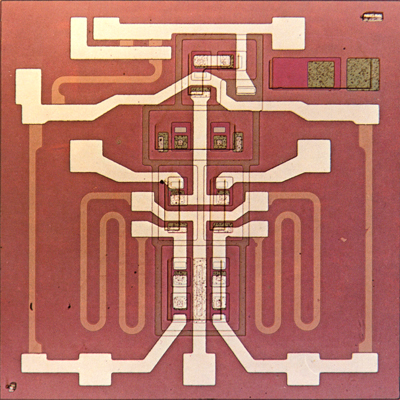
#> input picture images/1964_3_2.jpg, 400 x 400 px
$ jupyter execute --allow-errors Week5.ipynb   (shell and % lines are left out)   (Python 2 division)   (older library calls are emulated)
#> lines starting #> are read from the running program, lines starting #| are printed output that depends on the picture; after the words box and inside, x2 and y2 are one past the last pixel; in counts of white or black regions, pixels touching at a corner belong together
#Week 5

[cell 1]

import numpy as np
import matplotlib.pyplot as plt
import matplotlib.image as mpimg
import matplotlib.cm as cm
import cv2
import scipy.ndimage as ndi

import random

## Hough transform demo
http://docs.opencv.org/2.4/modules/imgproc/doc/feature_detection.html

http://homepages.inf.ed.ac.uk/rbf/HIPR2/hough.htm

https://en.wikipedia.org/wiki/Canny_edge_detector

http://docs.opencv.org/master/da/d22/tutorial_py_canny.html#gsc.tab=0

http://docs.opencv.org/master/d6/d10/tutorial_py_houghlines.html#gsc.tab=0

http://scikit-image.org/docs/dev/auto_examples/edges/plot_circular_elliptical_hough_transform.html

http://scikit-image.org/docs/dev/user_guide/tutorial_segmentation.html

[cell 2]
# read in the image
img = cv2.imread('images/1964_3_2.jpg')
#> img is the input picture: shape (400, 400, 3); mean B, G, R 102.6, 115, 182.1
imgplt = plt.imshow(cv2.cvtColor(img, cv2.COLOR_BGR2RGB))

[cell 3]
# gray scale image
#img = cv2.imread('images/1964_3_2.jpg', cv2.IMREAD_GRAYSCALE)
img = cv2.cvtColor(img, cv2.COLOR_BGR2GRAY)
#> img: shape (400, 400)

# rotate
M = cv2.getRotationMatrix2D((img.shape[1]/2,img.shape[0]/2),33,1)
img = cv2.warpAffine(img,M,(img.shape[1],img.shape[0]))
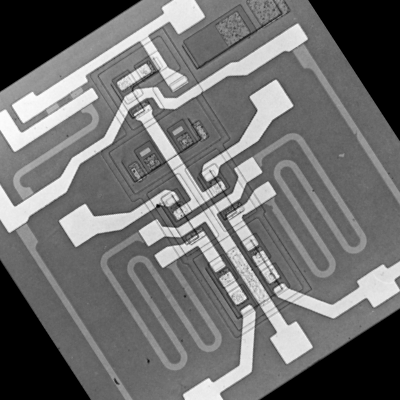
#> img: shape (400, 400); min 0, max 252, mean 111.5

imgplt = plt.imshow(img, cmap=cm.Greys_r, vmin=0, vmax=255, interpolation="nearest")

###Canny edge detection

[cell 4]
# detect edges using Canny algorithm
edges = cv2.Canny(img, 100, 250)
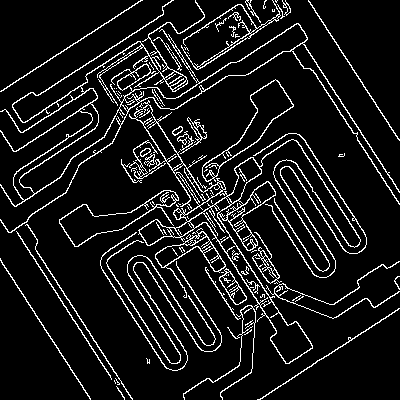
#> edges: shape (400, 400); 9.5% white in thin lines or dots
imgplt = plt.imshow(edges, cmap=cm.Greys_r, vmin=0, vmax=255, interpolation="nearest")

###Hough transform

[cell 5]
lines = cv2.HoughLines(edges, rho=1,theta=np.pi/180,threshold=10)
edges_lines = cv2.cvtColor(edges, cv2.COLOR_GRAY2RGB)
#> edges_lines: shape (400, 400, 3); 9.5% white in thin lines or dots

n_lines = 10
for line in lines[:n_lines]:
    rho,theta = line[0]
    a = np.cos(theta)
    b = np.sin(theta)
    x0 = rho * a
    y0 = rho * b
    x1 = int(x0 + 1000*(-b))
    y1 = int(y0 + 1000*(a))
    x2 = int(x0 - 1000*(-b))
    y2 = int(y0 - 1000*(a))

    cv2.line(edges_lines,(x1,y1),(x2,y2),(255,0,0),2)
#> this loop made 10 passes
#> (rho, theta, a, b, x0, y0, x1, y1) on passes 1 to 10: (-52, 2.57, -0.839, 0.545, 43.61, -28.32, -501, -866), (160, 1.01, 0.53, 0.848, 84.79, 135.7, -763, 665), (-64, 2.57, -0.839, 0.545, 53.67, -34.86, -490, -873), (181, 0.995, 0.545, 0.839, 98.58, 151.8, -740, 696), (-120, 2.57, -0.839, 0.545, 100.6, -65.36, -443, -904), (-224, 2.57, -0.839, 0.545, 187.9, -122, -356, -960), (476, 0.995, 0.545, 0.839, 259.2, 399.2, -579, 943), (55, 2.57, -0.839, 0.545, -46.13, 29.96, -590, -808), (-258, 2.57, -0.839, 0.545, 216.4, -140.5, -328, -979), (-84, 2.57, -0.839, 0.545, 70.45, -45.75, -474, -884)
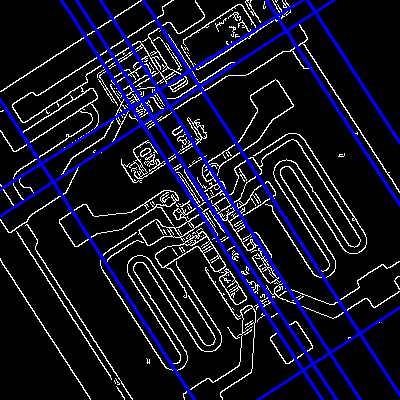
#> edges_lines: shape (400, 400, 3); mean B, G, R 37.7, 19.6, 19.6
imgplt = plt.imshow(edges_lines, cmap=cm.Greys_r, vmin=0, vmax=255, interpolation="nearest")

###Probabilistic Hough transform

[cell 6]
lines = cv2.HoughLinesP(edges, rho=1,theta=np.pi/180,threshold=100,minLineLength=30,maxLineGap=10)
#> lines = 49 rows, first 6: [98, 56, 276, 330], [113, 118, 290, 8], [126, 75, 228, 232], [165, 136, 287, 325], [271, 197, 323, 277], [308, 1, 398, 139]
edges_lines = cv2.cvtColor(edges, cv2.COLOR_GRAY2RGB)
#edges_lines = np.zeros_like(edges_lines)

n_lines = 150
for line in lines[:n_lines]:
    x1,y1,x2,y2 = line[0]
    cv2.line(edges_lines,(x1,y1),(x2,y2),(0,255,0),2)
#> this loop made 49 passes
#> (x1, y1, x2, y2) on passes 1 to 12: (98, 56, 276, 330), (113, 118, 290, 8), (126, 75, 228, 232), (165, 136, 287, 325), (271, 197, 323, 277), (308, 1, 398, 139), (259, 399, 399, 308), (313, 70, 399, 203), (5, 109, 27, 143), (14, 229, 124, 399), (302, 43, 399, 192), (35, 249, 132, 399)
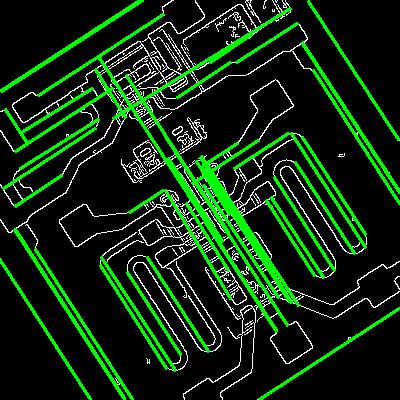
#> edges_lines: shape (400, 400, 3); mean B, G, R 13.3, 42.8, 13.3

imgplt = plt.imshow(edges_lines, cmap=cm.Greys_r, vmin=0, vmax=255, interpolation="nearest")

##LSD: a Line Segment Detector
http://www.ipol.im/pub/art/2012/gjmr-lsd/

##Otsu's segmentation
http://docs.opencv.org/master/d7/d4d/tutorial_py_thresholding.html#gsc.tab=0

http://docs.opencv.org/2.4/modules/imgproc/doc/miscellaneous_transformations.html#threshold

[cell 7]
img = cv2.imread('images/coins.jpg', cv2.IMREAD_GRAYSCALE)
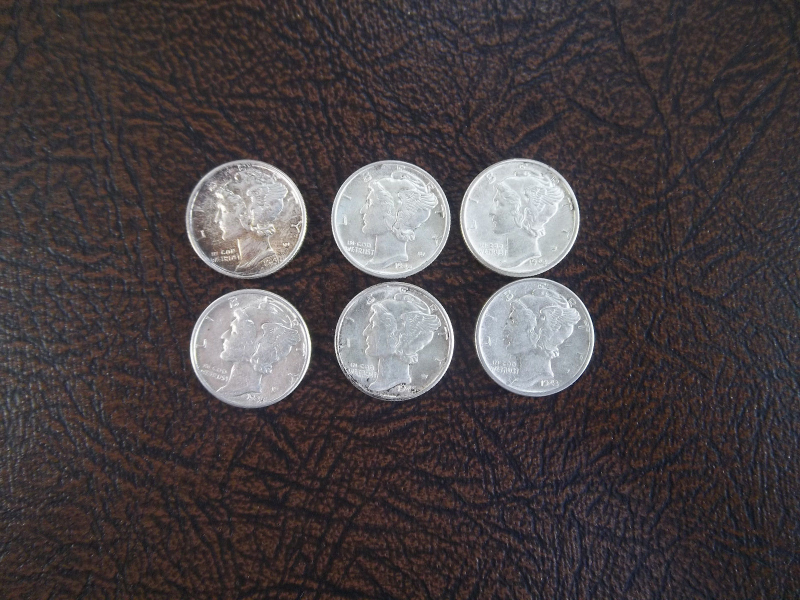
#> input picture images/coins.jpg, 1600 x 1200 px (shown at 1/2 size)
#> img: shape (1200, 1600); min 0, max 255, mean 68.9
#img = cv2.imread('images/1964_3_2.jpg', cv2.IMREAD_GRAYSCALE)

# apply median filter de-noise
img = cv2.medianBlur(img, 5)

imgplt = plt.imshow(img, cmap=cm.Greys_r, vmin=0, vmax=255, interpolation="nearest")

[cell 8]
# histogram
hist, bins = np.histogram(img, bins=256, range=(0, 256))
#> hist = 256 values, max 65732 at index 47, min 0 at index 0, mean 7500; bins = 257 values from 0 to 256
imgplt = plt.plot(bins[:-1], hist)
#> imgplt = 1 item
#> figure, not shown here; curve peaks at x = 47, y = 65732

[cell 9]
# Otsu's thresholding
t,img_bw = cv2.threshold(img,0,255,cv2.THRESH_BINARY+cv2.THRESH_OTSU)
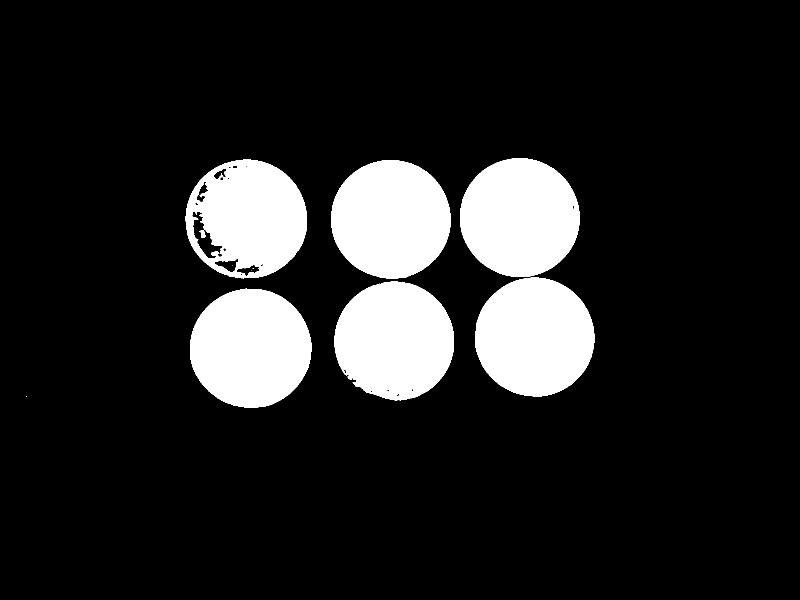
#> img_bw: shape (1200, 1600) (shown at 1/2 size); 13.8% white; 12 white regions (5 under 20 px), largest, box (x1, y1, x2, y2) and area: (380, 577, 623, 816) 45367, (920, 317, 1159, 554) 44609, (950, 555, 1189, 793) 44522
#> t = 118
imgplt = plt.imshow(img_bw, cmap=cm.Greys_r, vmin=0, vmax=255, interpolation="nearest")

##Active Countours
Chan-Vese
http://www.ipol.im/pub/art/2012/g-cv/

##Q. 10 (Optional programming exercises)

###Implement the Hough transform to detect circles.

[cell 10]
# use coins
file_in = 'images/coins4.jpg'
file_out = file_in.replace('.jpg', '_counted.jpg')

img_color = cv2.imread(file_in)
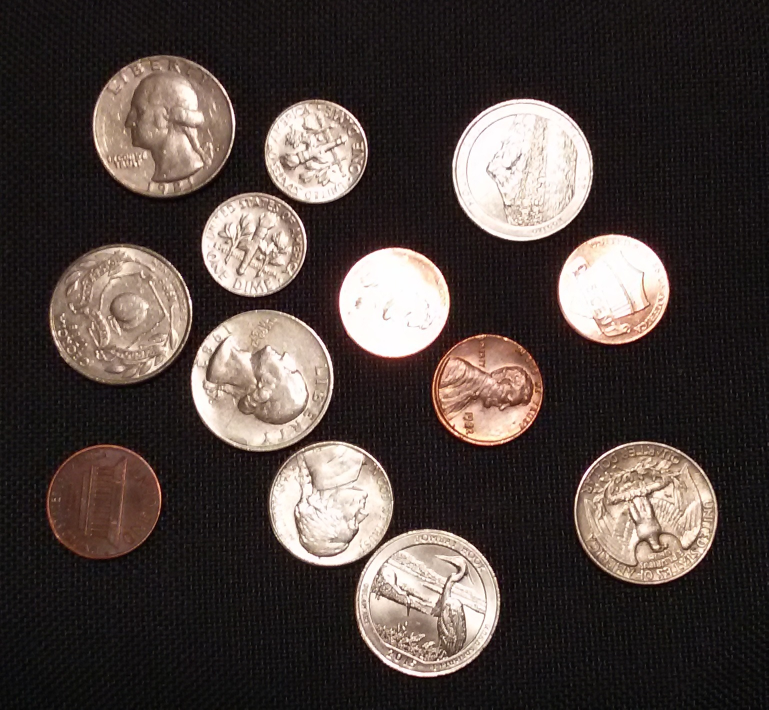
#> input picture images/coins4.jpg, 1537 x 1419 px (shown at 1/2 size)
#> img_color is the input picture: shape (1419, 1537, 3); mean B, G, R 63.4, 67.4, 77.9
imgplt = plt.imshow(cv2.cvtColor(img_color, cv2.COLOR_BGR2RGB))

#imgplt = plt.imshow(cv2.cvtColor(img, cv2.COLOR_BGR2RGB))
#img = cv2.imread(file_in, cv2.IMREAD_GRAYSCALE)
#imgplt = plt.imshow(img, cmap=cm.Greys_r, interpolation="nearest")

[cell 11]
# convert to gray scale, reduce image dimensions
img_scaling = 640./img_color.shape[1]
#> img_scaling = 0.416
img = cv2.resize(cv2.cvtColor(img_color, cv2.COLOR_BGR2GRAY), dsize=(0,0), fx=img_scaling, fy=img_scaling)
#> img: shape (591, 640)

imgplt = plt.imshow(img, cmap=cm.Greys_r, interpolation="nearest")

[cell 12]
# detect edges
edges = cv2.Canny(img, 300, 850)
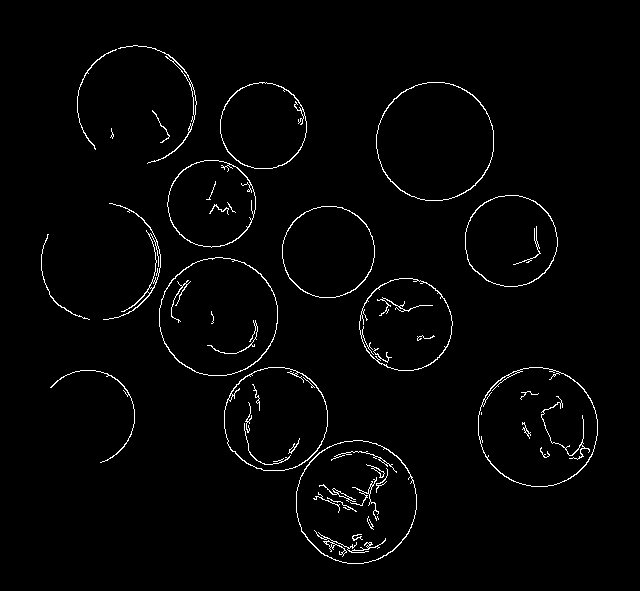
#> edges: shape (591, 640); 1.9% white in thin lines or dots, all inside (x1, y1, x2, y2) = (41, 45, 598, 564)
imgplt = plt.imshow(edges, cmap=cm.Greys_r, interpolation="nearest")

[cell 13]
import random

# extract indices of pixels on the edges
edge_pxls = zip(*np.where(edges==255))
#> edge_pxls = 7301 pairs, first value 45 to 563, second value 41 to 597

# randomy pick n edge pixels using shuffle
n = 5000
random.shuffle(edge_pxls)
edge_pxls = edge_pxls[:n]
#> edge_pxls = 5000 pairs, first value 45 to 563, second value 41 to 597

####Radius search accumulator

[cell 14]
# radius search
radii = range(30, 65, 1) # search space limited to 'known' range
radii_hist = () # count of circle intersections for each radius
circle_images = () # circle images for each radius

#> (the rest of this cell did not finish here and is left out)

####Within radius search space, find the 4 peaks that represent the readii of the 4 US denominations

[cell 15]
#from scipy.ndimage.filters import convolve1d
#from scipy.signal import find_peaks_cwt

# my own peak detector
def my_find_peaks(x):
#> called with x = ()
    peaks = []
    for i in range(len(x) - 2):
        is_peak = False
        if i < len(x) - 3 and x[i+1] == x[i+2]:
            is_peak = x[i] < x[i+1] > x[i+3]
        else:
            is_peak = x[i] < x[i+1] > x[i+2]
        if is_peak:
            peaks.append(i+1)
    return peaks

# run peak detection
#peaks = find_peaks_cwt(radii_hist, np.arange(1,5))
peaks = my_find_peaks(radii_hist)

# get the indices of 4 most common radii
peak_idxs = sorted([y for y in sorted(peaks, key=lambda p : radii_hist[p])][-4:])

# get the 4 most common radii
#> (the rest of this cell did not finish here and is left out)

#> (a cell that did not finish here is left out)

[cell 17]
COIN_MAP = ('Dimes', 'Pennies', 'Nickels', 'Quarters')
VALUE_MAP = (10, 1, 5, 25)

# plot all
fig, ax = plt.subplots(2,2)
fig.set_size_inches(20, 20)

#> (the rest of this cell did not finish here and is left out)

[cell 18]
from mpl_toolkits.mplot3d import Axes3D
from matplotlib.ticker import LinearLocator, FormatStrFormatter

# plot all
fig = plt.figure()
#fig, ax = plt.subplots(2,2)
#fig.set_size_inches(40, 40)
fig.set_size_inches(20, 20)
#> (the rest of this cell did not finish here and is left out)

####2-D Peak detection
__It's a mess for now - Do not re-use!__

[cell 19]
#imgplt = plt.plot(range(circle_images2[3].shape[1]), circle_images2[3][115,:])

def my_find_peaks_2d(x):
    mean = np.mean(x)
    sigma = np.std(x)
    th = mean + 15*sigma
    x_clip = np.where(x > th, x, np.zeros_like(x))

    peaks = []
    for i in range(x.shape[0] - 3):
        for j in range(x.shape[1] - 3):
            top = np.zeros((1, 4)) if i == 0 else x_clip[i-1,j:j+4]
            region = x_clip[i:i+4,j:j+4]
            is_peak = False
            if region[1,1] == region [2,1]:
                is_peak = region[0,1] < region[1,1] > region[3,1]
            else:
                is_peak = region[0,1] < region[1,1] > region[2,1]
            if is_peak:
                is_peak = False
                if region[1,1] == region [1,2]:
                    is_peak = region[1,0] < region[1,1] > region[1,3]
                else:
                    is_peak = region[1,0] < region[1,1] > region[1,2]
                if is_peak:
                    is_peak = False
                    if region[1,1] == region [2,2]:
                        is_peak = region[0,0] < region[1,1] > region[3,3]
                    else:
                        is_peak = region[0,0] < region[1,1] > region[2,2]
                    if is_peak:
                        is_peak = False
                        if region[1,1] == region [0,2]:
                            is_peak = region[2,0] < region[1,1] > top[3]
                        else:
                            is_peak = region[2,0] < region[1,1] > region[0,2]
            #print is_peak, region, np.max(region), np.min(region)

            if is_peak:
                print 'Peak at ', [i+1, j+1], 'N=', x[i+1, j+1], 'th=', th
                peaks.append([i+1, j+1])
    return peaks

####Print final image with detected coins

[cell 20]
img_final = cv2.cvtColor(img_color, cv2.COLOR_BGR2RGB)

colors = ((255,0,0),  (255,255,0), (0,0,255),  (0,170,0))

amount = [0,0,0,0]
#> (the rest of this cell did not finish here and is left out)

###Implement the Hough transform to detect ellipses.

[cell 21]
from skimage.feature import canny
from skimage.transform import hough_ellipse
from skimage.draw import ellipse_perimeter
from skimage.draw import line
from skimage.feature import peak_local_max

# use coins
file_in = 'images/coins_ellipse.jpg'
file_out = file_in.replace('.jpg', '_detected.jpg')

img_color = cv2.imread(file_in)
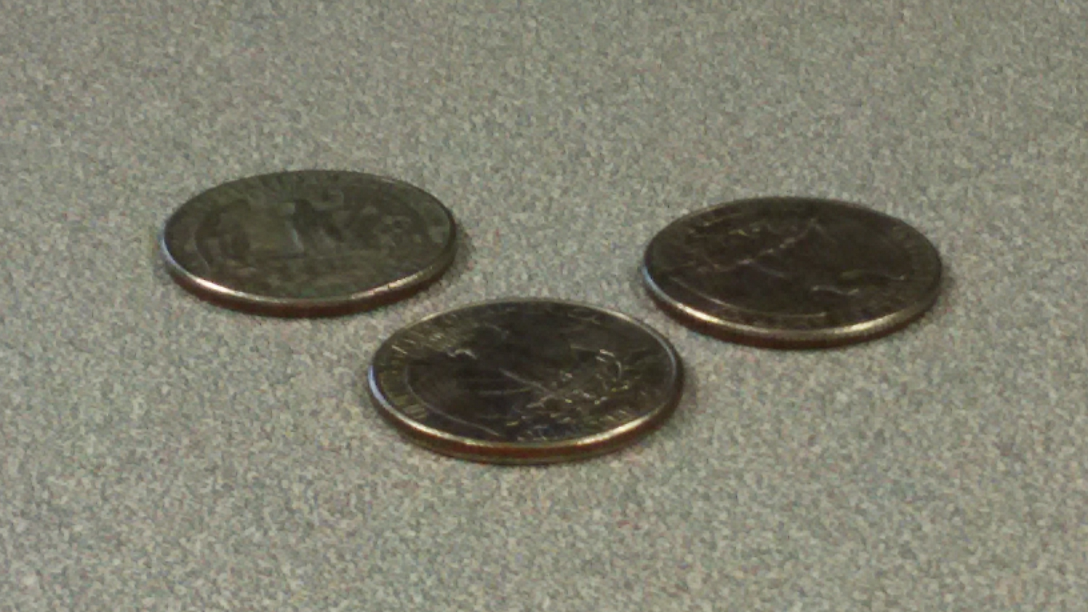
#> input picture images/coins_ellipse.jpg, 3264 x 1836 px (shown at 1/3 size)
#> img_color is the input picture: shape (1836, 3264, 3); mean B, G, R 111.2, 126.7, 127.6
imgplt = plt.imshow(cv2.cvtColor(img_color, cv2.COLOR_BGR2RGB))

[cell 22]
# convert to gray scale, reduce image dimensions
img_scaling = 320./img_color.shape[1]
#> img_scaling = 0.098
img = cv2.resize(cv2.cvtColor(img_color, cv2.COLOR_BGR2GRAY), dsize=(0,0), fx=img_scaling, fy=img_scaling)
#> img: shape (180, 320)

#k = 3
#kernel = np.ones((k,k))/(k*k)
#img = ndi.convolve(img, kernel)

imgplt = plt.imshow(img, cmap=cm.Greys_r, interpolation="nearest")

http://scikit-image.org/docs/dev/api/skimage.feature.html#skimage.feature.canny

####Find edges

[cell 23]
# find edges
edges = np.zeros_like(img)
edges[np.where(canny(img, sigma=3.0, low_threshold=20, high_threshold=40))] = 1

#imgplt = plt.imshow(edges, cmap=cm.Greys_r, interpolation="nearest")

[cell 24]
one_ellipse = edges.copy()
two_ellipse = edges.copy()
x = np.arange(one_ellipse.shape[1])
y = np.round(-0.5 * x + 150, 0).astype(np.int)
for i in x:
#    for j in range(y[i], one_ellipse.shape[0]):
#        one_ellipse[j, i] = 0
    for j in range(one_ellipse.shape[0]):
        if j > y[i]:
            one_ellipse[j, i] = 0
        else:
            two_ellipse[j, i] = 0

my_ellipse= one_ellipse
my_ellipse= two_ellipse
my_ellipse= edges

imgplt = plt.imshow(my_ellipse, cmap=cm.Greys_r, interpolation="nearest")
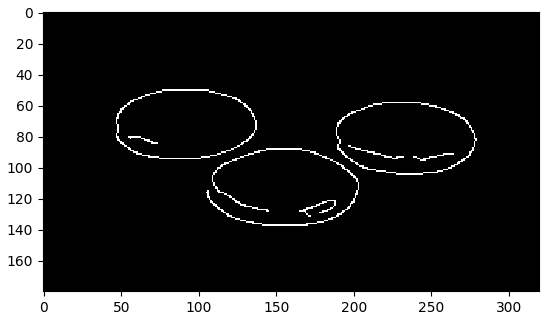
#> figure drawn by matplotlib, 1 panel

####scikit-image hough transform (not working)
http://scikit-image.org/docs/dev/api/skimage.transform.html#skimage.transform.hough_ellipse

[cell 25]
# Perform a Hough Transform
# The accuracy corresponds to the bin size of a major axis.
# The value is chosen in order to get a single high accumulator.
# The threshold eliminates low accumulators
#result = hough_ellipse(edges, accuracy=50, threshold=250,  min_size=100, max_size=120)

# not working?
if False:
    result = hough_ellipse(two_ellipse, accuracy=1, threshold=25, min_size = 10, max_size = 60)

    result.sort(order='accumulator')
    best = list(result[:-4:-1])
    print best
    copy = two_ellipse.copy()
    for r in best:
        print r
        #cv2.ellipse(copy, center=(r[1], r[0]), axes=(22, 22) ,angle=0, startAngle=0, endAngle=360,color=(255,255,0),thickness=32)
    imgplt = plt.imshow(copy, cmap=cm.Greys_r, interpolation="nearest")

http://scikit-image.org/docs/dev/api/skimage.draw.html#skimage.draw.ellipse_perimeter

####Initialize (narrow) search range for Hough transform

[cell 26]
#cheat:
x0 = 91
y0 = 71
a = 45
b = 22
th = -1 * np.pi/180

# [5 lines of commented-out code are left out]

####Perform Hough transform. Search space is a, b, th.

#> (a cell that did not finish here is left out)

####Find the maximum in the search space. This will give the estimated a, b, th

#> (a cell that did not finish here is left out)

####The position of maxima in the image indicates posible ellipse centers

[cell 29]
j = i.copy()

# add some smoothing
k = 3
kernel = np.ones((k,k))/(k*k)
#j = cv2.filter2D(src=j.astype(np.float), ddepth=-1, kernel=kernel)
#> (the rest of this cell did not finish here and is left out)

Show some results

#> (a cell that did not finish here is left out)

####Nicer view of search space and peaks

[cell 31]
from mpl_toolkits.mplot3d import Axes3D
from matplotlib.ticker import LinearLocator, FormatStrFormatter

fig = plt.figure()
fig.set_size_inches(40, 40)
#> (the rest of this cell did not finish here and is left out)

####Display found coins

[cell 32]
# retrieve original color image
e = np.zeros_like(img_color)
e = cv2.cvtColor(img_color, cv2.COLOR_BGR2RGB).copy()

for pk in peaks:
    # apply scaling to ellipse parameters
    # grayscale image was a scaled down version of the original
    p = np.round(pk/img_scaling,0).astype(np.int)
    a = np.round(a_f/img_scaling,0).astype(np.int)
    b = np.round(b_f/img_scaling,0).astype(np.int)

    # draw the ellipse in the original image
    cv2.ellipse(e, center=(p[1], p[0]), axes=(a, b) ,angle=0, startAngle=0, endAngle=360,color=(255,255,0),thickness=32)

imgplt = plt.imshow(e, interpolation="nearest")

[cell 33]
cv2.imwrite(file_out, cv2.cvtColor(e, cv2.COLOR_RGB2BGR))
#> Out = True
